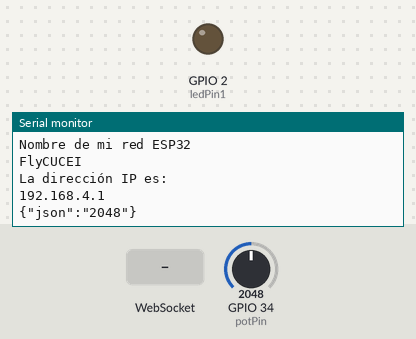
A sketch run on a simulated ESP32. On the bench: output pins drawn as LEDs (lit = HIGH), the last lines printed to the serial monitor. The inputs (shaded band) are chosen by the test bench; at power-on: GPIO 34 (potPin) = 2048.

Above: at 1.2 s.
1.3 s: WebSocket text "on" received
At 1.51 s:
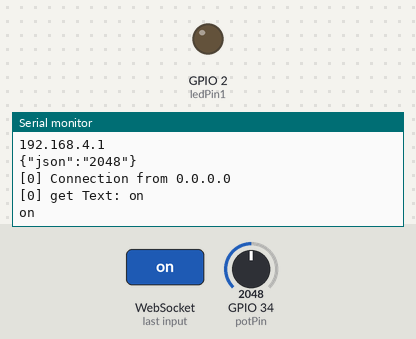
2.8 s: WebSocket text "off" received
At 3.06 s:
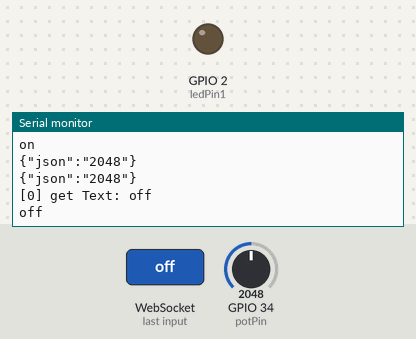
4.3 s: WebSocket text "5" received
At 4.61 s:
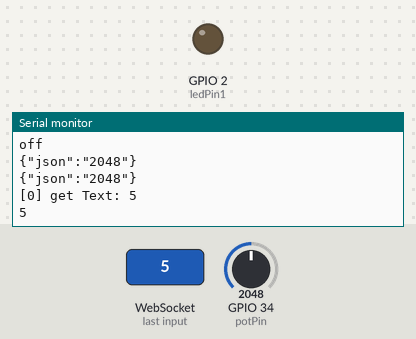

Measured:
- after the input at 1.3 s, the serial monitor: prints a new line at once (image 1)
- after the input at 2.8 s, the serial monitor: prints a new line at once (image 2)
- after the input at 4.3 s, the serial monitor: prints a new line at once (image 3)

The sketch:

WebSocket-ESP32.ino
```cpp
#include <WiFi.h>
#include <Ticker.h>
#include <ESPAsyncWebServer.h>
#include <WebSocketsServer.h>
#include <ArduinoJson.h>

//Creación de la red Wi-Fi
const char* ssid = "FlyCUCEI";
const char* password = "INRO2017A";

//Variables globales
int pwm_value;
int potValor;
const int freq = 5000;
const int ledChannel1 = 0;
const int resolution = 8;

//Pines del hardware
const int ledPin1 = 2;
const int potPin = 34;


//Creación del servidor
AsyncWebServer server(80);
WebSocketsServer websockets(81);

Ticker timer;

void data_sent();

void webSocketEvent(uint8_t num, WStype_t type, uint8_t *payload, size_t length)
{
  switch(type)
  {
    case WStype_DISCONNECTED:
      Serial.printf("[%u] Disconnected!\n", num);
      break;
    case WStype_CONNECTED:
    {
      IPAddress ip = websockets.remoteIP(num);
      Serial.printf("[%u] Connection from ", num);
      Serial.println(ip.toString());
    }
      break;
    case WStype_TEXT:
      Serial.printf("[%u] get Text: %s\n", num, payload);
      String data_sent = String((char*)(payload));
      Serial.println(data_sent);
      StaticJsonDocument<32> doc;
      deserializeJson(doc, data_sent);
      String json_data_sent = doc["json"];
      if (json_data_sent == "on")
      {
        digitalWrite(ledPin1, HIGH);
      }
      else if (json_data_sent == "off")
      {
        digitalWrite(ledPin1, LOW);
      }
      else
      {
        pwm_value = json_data_sent.toInt();
        ledcWrite(ledChannel1, pwm_value);
      }
      break;
  }
}

//Funciones del servidor
void notFound(AsyncWebServerRequest *request)
{
  request->send(404, "text/plain", "Page Not found");
}

void setup()
{
  Serial.begin(115200);
  //pinMode(ledPin1, OUTPUT);
  ledcSetup(ledChannel1, freq, resolution);
  ledcAttachPin(ledPin1, ledChannel1);
  WiFi.softAP(ssid, password);
  IPAddress ip = WiFi.softAPIP();
  Serial.println("Nombre de mi red ESP32");
  Serial.println(ssid);
  Serial.println("La dirección IP es:");
  Serial.println(ip);
  server.onNotFound(notFound);
  server.begin();
  websockets.begin();
  websockets.onEvent(webSocketEvent);
  timer.attach(0.8, data_sent);
}

void loop()
{
  websockets.loop();
}

void data_sent()
{
  potValor = analogRead(potPin);
  String value = String(potValor);
  String json_data_sent = "{";
  json_data_sent += "\"json\":\""+value+"\"";
  json_data_sent += "}";
  Serial.println(json_data_sent);
  websockets.broadcastTXT(json_data_sent);
}
```
